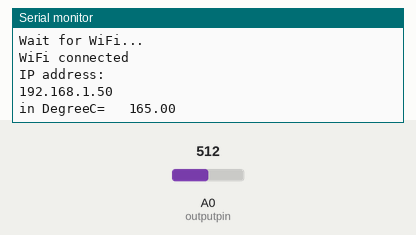
This sketch was run on a simulated ESP8266 (NodeMCU). On the bench: the last lines printed to the serial monitor. The inputs (shaded band) are chosen by the test bench; at power-on: A0 (outputpin) = 512. WiFi joins after 1.5 s; servers stay silent unless stated.

Above: at 3.4 s.
3.5 s: A0 (outputpin) set to 716
At 8.5 s:
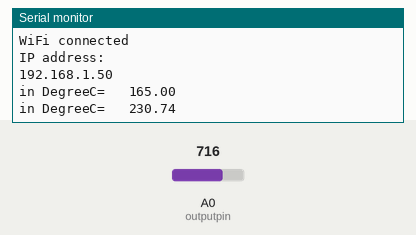
9.1 s: A0 (outputpin) set to 900
At 13.5 s:
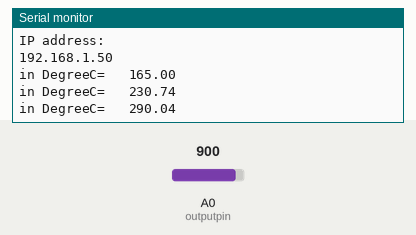
Timing chart, 0 to 15.0 s (numbered marks = the images above; inputs shaded):
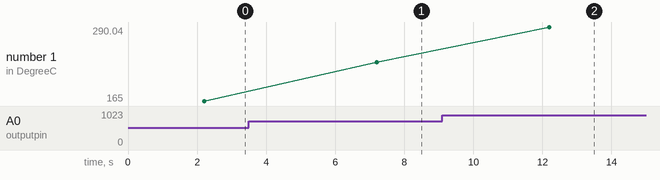

The sketch:

client_arduino.ino
```cpp
/*
    This sketch sends a string to a TCP server, and prints a one-line response.
    You must run a TCP server in your local network.
    For example, on Linux you can use this command: nc -v -l 3000
*/

#include <ESP8266WiFi.h>
#include <ESP8266WiFiMulti.h>

#ifndef STASSID
#define STASSID "your-ssid"
#define STAPSK  "your-password"
#endif

int outputpin= A0;
const char* ssid     = "2C";
const char* password = "12348765";

const char* host = "192.168.43.173";
const uint16_t port = 40404;
  WiFiClient client;

ESP8266WiFiMulti WiFiMulti;

void setup() {
  Serial.begin(9600);

  // We start by connecting to a WiFi network
  WiFi.mode(WIFI_STA);
  WiFiMulti.addAP(ssid, password);

  Serial.println();
  Serial.println();
  Serial.print("Wait for WiFi... ");

  while (WiFiMulti.run() != WL_CONNECTED) {
    Serial.print(".");
    delay(500);
  }

  Serial.println("");
  Serial.println("WiFi connected");
  Serial.println("IP address: ");
  Serial.println(WiFi.localIP());
while(!client.connect(host, port)){
  Serial.print("connecting to ");
  Serial.print(host);
  Serial.print(':');
  Serial.println(port);

  // Use WiFiClient class to create TCP connections


    Serial.println("connection failed");
    Serial.println("wait 5 sec...");
    delay(5000);


}
  delay(500);
}


void loop() {


  // This will send the request to the server
  client.println("hello from ESP8266");
  int analogValue = analogRead(outputpin);
  float millivolts = (analogValue/1024.0) * 3300; //3300 is the voltage provided by NodeMCU
  float celsius = millivolts/10;
  Serial.print("in DegreeC=   ");
  Serial.println(celsius);
  client.println(celsius);


  delay(5000);
}
```

Measured:
- after the input at 3.5 s, the serial monitor: prints a new line after 3.7 s (image 1)
- after the input at 9.1 s, the serial monitor: prints a new line after 3.1 s (image 2)
- plotted number 1: 165 → 230.74 after the input at 3.5 s, 230.74 → 290.04 after the input at 9.1 s
